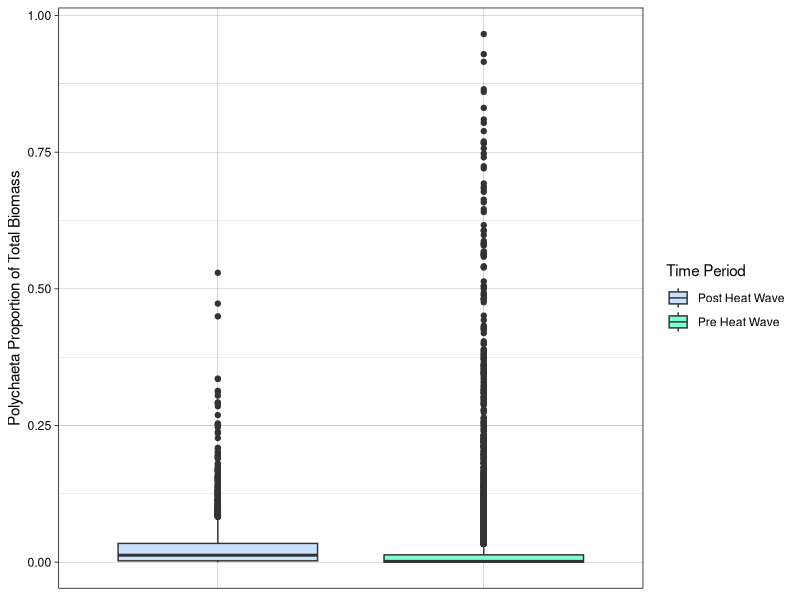

Write R code to recreate this figure.
## ---- chunk 1

#install the tidyverse package:
#install.packages("tidyverse")

#install the readr package:
#install.packages("readr")

## ---- chunk 2

#load the tidyverse package
#load the readr package (this package will allow the CSV file containing the project dataset to be read)
library(readr) 
library(tidyverse)

#read the project dataset in RStudio, and save this dataset as a variable called "zooplankton_biomass"
#the CSV file containing the project dataset is located in the Milestone2 folder of the project GitHub repository
zooplankton_biomass <- read_csv('IOS_zooplankton_1980_2018_as_biomass_major_taxa_groups_EN.csv')

## ---- chunk 3
#create a subset of the zooplankton_biomass dataset called "zooplankton_biomass_cleaned"
zooplankton_biomass_cleaned <- zooplankton_biomass %>% 
  #remove the columns from 'Station' to 'latitude' and from 'time' to 'CTD' from the dataset
  select(-c(Station:latitude, time:CTD)) %>% 
  #separate the date column into three columns of year, month, and day
  #the below line of code is from joels 2018
  separate(date, sep="-", into = c("year", "month", "day")) %>% 
  #remove newly created month and day columns from the dataset
  select(-c(month, day)) %>% 
  #create a new variable called "time_period" that groups each year as either pre or post marine heat wave
  mutate(time_period = case_when(year < 2014 ~ "Pre Heat Wave",
                                TRUE ~ "Post Heat Wave")) %>% 
  #arrange region_name to be in alphabetical order and year to be in ascending order
  arrange(across(region_name:year)) %>% 
  #arrange the columns so that the time_period column comes after the year column
  select(c(region_name, year, time_period, everything()))

#view the cleaned up dataset
print(zooplankton_biomass_cleaned)
## ---- chunk 4
#create a new dataset called "zooplankton_funct" from the cleaned version of the original dataset
zooplankton_funct <- zooplankton_biomass_cleaned %>% 
  #create a new column (variable) called "total_biomass" that sums all zooplankton taxa biomass values in each row
  mutate("total_biomass" = rowSums(across(where(is.numeric)))) %>%
  #divide the zooplankton biomass values by the total biomass in that sample so that these cells contain the proportion of total biomass the zooplankton taxa makes up in each sample
  #below line of code adapted from Cetinkaya-Rundel et al. 2020
  mutate(across(where(is.numeric), ~./total_biomass)) %>% 
  #remove the total biomass column
  select(-total_biomass) %>% 
  rename("Time Period" = time_period) %>% 
  # below code adapted from https://stackoverflow.com/questions/64188671/renaming-multiple-columns-with-dplyr-renameacross
  rename_with(~str_c(., " Proportion of Total Biomass"), Polychaeta:Animalia)
  


#view the new dataset
print(zooplankton_funct)

## ---- chunk 5

#https://discuss.analyticsvidhya.com/t/how-can-i-check-whether-my-data-frame-contains-na-inf-values-in-some-column-or-not-in-r/1647
any(is.na(zooplankton_funct))

## ---- chunk 6

#create a function called "boxplot_zoop"
boxplot_zoop <- function (data, x, y) {
    ggplot(data, aes({{ x }}, {{ y }})) + 
  #specify a box plot, set the width of the boxes, and specify the transparency of the box plot
  geom_boxplot(aes(fill= {{ x }})) + 
    #change the theme of the plot
    theme_linedraw() +
    #change the colours of each box
    #the below line of code is from STHDA [date unknown]
    scale_fill_manual(values=c("lightsteelblue1", "aquamarine1", "lightsalmon1")) +
    #remove the x axis ticks and labels
    #below line of code from Elferts 2016
    theme(axis.text.x=element_blank(),
          axis.ticks.x=element_blank(),
          axis.title.x=element_blank())
}

boxplot_zoop(zooplankton_funct, `Time Period`, `Polychaeta Proportion of Total Biomass`)
## ---- chunk 7

#convert the region_name variable from a character object to a factor
#below line of code from Schork [date unknown]
#zooplankton_biomass_mi3$region_name <- as.factor(zooplankton_biomass_mi3$region_name)

